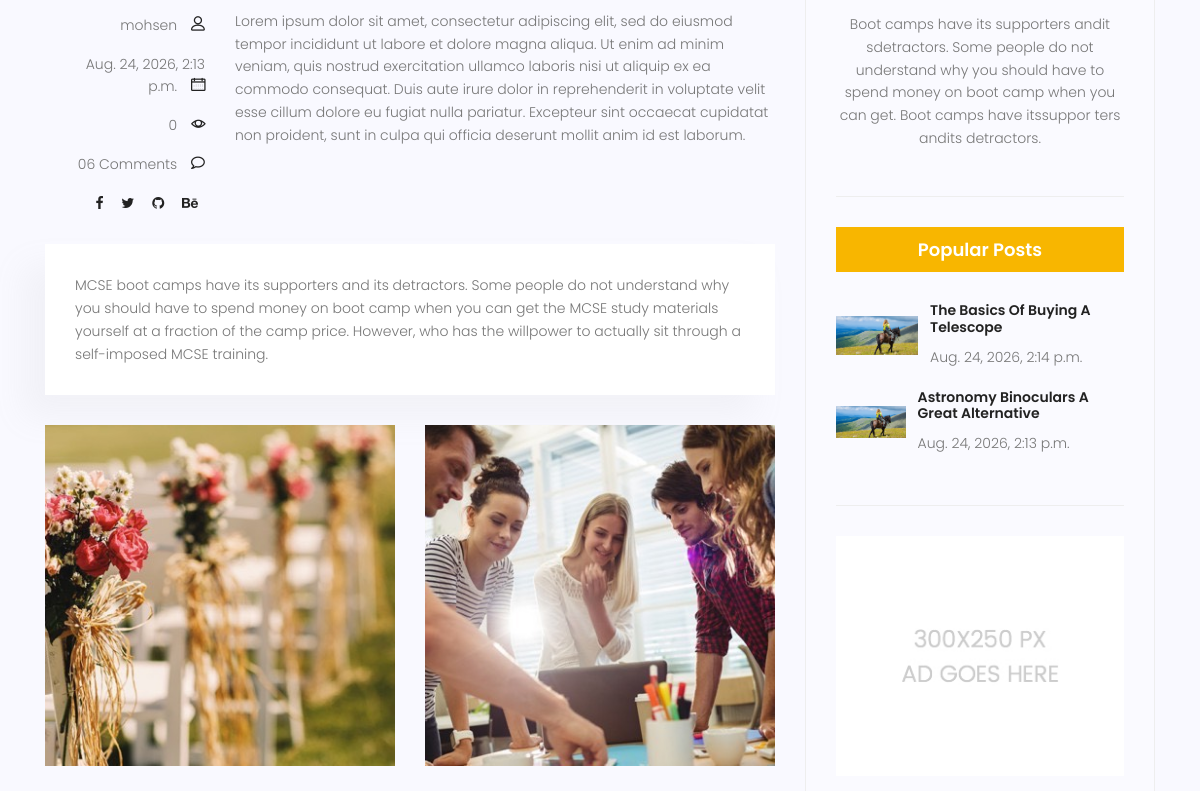
The app's page /blog/details/4 (middle part), older data.
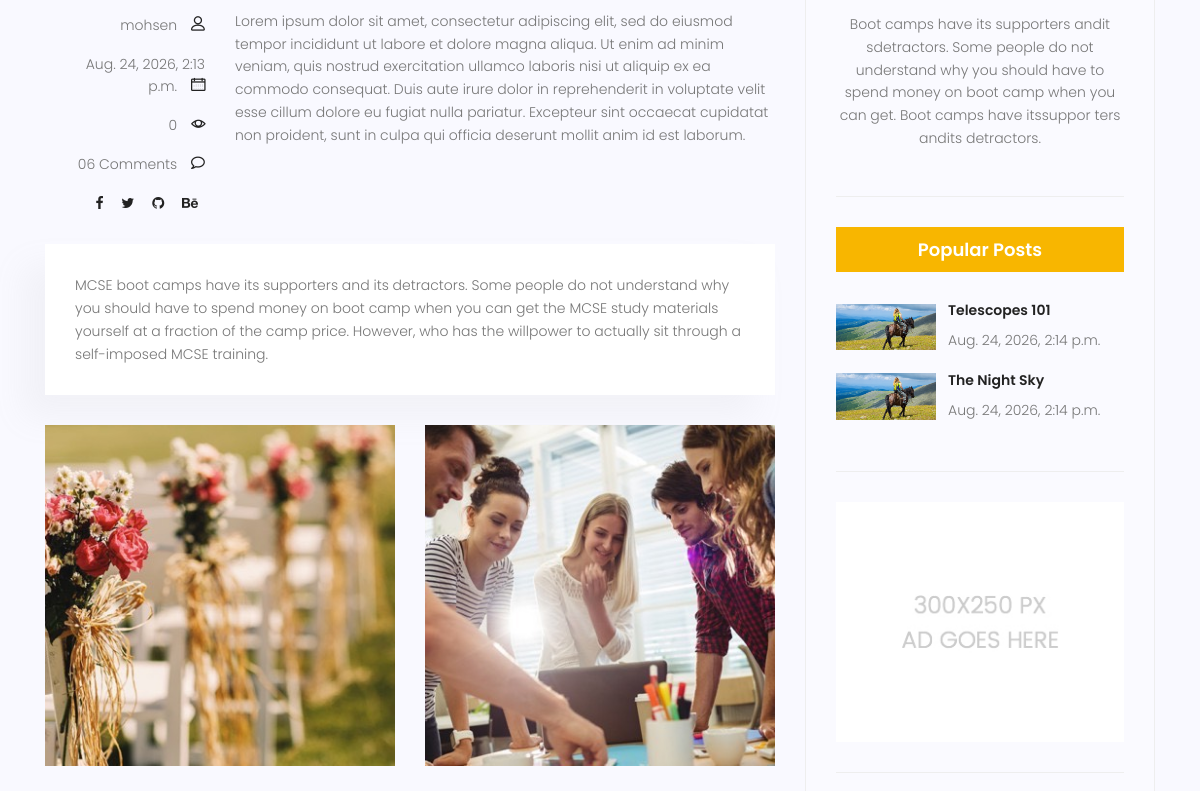
The same page, newer data.
### blog/models.py (models this page shows, shortened)
class Post(models.Model):
    img = models.ImageField(upload_to='blog/', default='blog/default.jpg')
    author = models.ForeignKey(User, on_delete=models.CASCADE, related_name='blog_posts', null=True)
    title = models.CharField(max_length=100)
    content = models.TextField()
    category = models.ManyToManyField(Category, related_name='blog_posts')
    counted_views = models.IntegerField(default=0)
    status = models.BooleanField(default=False)
    published_date = models.DateTimeField(null=True)
    created_date = models.DateTimeField(auto_now_add=True)
    updated_date = models.DateTimeField(auto_now=True)

### blog/views.py (the view)
# urls.py: path('details/<int:pid>', views.blog_details , name='blog_details'),
def blog_details(request, pid):
    posts = get_object_or_404(Post, pk=pid, status=1)
    return render(request, 'blog/blog_detail.html', context={'posts': posts})

### blog/templatetags/blog_tags.py (called while the page is built)
@register.inclusion_tag('blog/blog_latestposts.html')
def latestposts(arg=2):
    posts = Post.objects.filter(status=1).order_by('-published_date')[:arg]
    return {'posts': posts}

### blog/templates/blog/blog_detail.html (shortened to what this page needs)
{% extends 'base.html' %}
{% load static %}
{% load blog_tags %}
{% block content %}
    <section class="post-content-area single-post-area">
        <div class="container">
            <div class="row">
                <div class="col-lg-8 posts-list">
                    <div class="single-post row">
                        <div class="col-lg-3  col-md-3 meta-details">
                            <div class="user-details row">
                                <p class="user-name col-lg-12 col-md-12 col-6"><a href="#">{{ posts.author }}</a> <span
                                        class="lnr lnr-user"></span></p>
                                <p class="date col-lg-12 col-md-12 col-6"><a href="#">{{ posts.published_date}}</a> <span
                                        class="lnr lnr-calendar-full"></span></p>
                                <p class="view col-lg-12 col-md-12 col-6"><a href="#">{{ posts.counted_views}}</a> <span
                                        class="lnr lnr-eye"></span></p>
                                <p class="comments col-lg-12 col-md-12 col-6"><a href="#">06 Comments</a> <span
                                        class="lnr lnr-bubble"></span></p>
                                <ul class="social-links col-lg-12 col-md-12 col-6">
                                    <li><a href="#"><i class="fa fa-facebook"></i></a></li>
                                    <li><a href="#"><i class="fa fa-twitter"></i></a></li>
                                    <li><a href="#"><i class="fa fa-github"></i></a></li>
                                    <li><a href="#"><i class="fa fa-behance"></i></a></li>
                                </ul>
                            </div>
                        </div>
                        <div class="col-lg-9 col-md-9">
                            <p class="excert">{{ posts.content }}</p>
                        </div>
                        <div class="col-lg-12">
                            <div class="quotes">
                                MCSE boot camps have its supporters and its detractors. Some people do not understand
                                why you should have to spend money on boot camp when you can get the MCSE study
                                materials yourself at a fraction of the camp price. However, who has the willpower to
                                actually sit through a self-imposed MCSE training.
                            </div>
                            <div class="row mt-30 mb-30">
                                <div class="col-6">
                                    <img class="img-fluid" src={% static "img/blog/post-img1.jpg" %} alt="">
                                </div>
                                <div class="col-6">
                                    <img class="img-fluid" src={% static "img/blog/post-img2.jpg" %} alt="">
                                </div>
                            </div>
                        </div>
                    </div>
                </div>
                <div class="col-lg-4 sidebar-widgets">
                    <div class="widget-wrap">
                        {% include 'blog/blog_userinfo.html' %}
                        {% latestposts %}
                        <div class="single-sidebar-widget ads-widget">
                            <a href="#"><img class="img-fluid" src={% static "img/blog/ads-banner.jpg" %} alt=""></a>
                        </div>
                    </div>
                </div>
            </div>
        </div>
    </section>
{% endblock %}

### templates/base.html (shortened to what this page needs)
{% load static %}
<!DOCTYPE html>
<html lang="en" class="no-js">
<head>
    {% include 'includes/head_css_links.html' %}
</head>
<body>
{% block content %}
{% endblock %}
</body>
</html>

### templates/includes/head_meta_tags.html (shortened to what this page needs)
{% load static %}

### templates/includes/head_css_links.html
{% load static %}
<link rel="stylesheet" href={% static "css/linearicons.css" %}>
<link rel="stylesheet" href={% static "css/font-awesome.min.css" %}>
<link rel="stylesheet" href={% static "css/bootstrap.css" %}>
<link rel="stylesheet" href={% static "css/magnific-popup.css" %}>
<link rel="stylesheet" href={% static "css/jquery-ui.css" %}>
<link rel="stylesheet" href={% static "css/nice-select.css" %}>
<link rel="stylesheet" href={% static "css/animate.min.css" %}>
<link rel="stylesheet" href={% static "css/owl.carousel.css" %}>
<link rel="stylesheet" href={% static "css/main.css" %}>

### templates/includes/header.html (shortened to what this page needs)
{% load static %}

### blog/templates/blog/blog_searchbox.html (shortened to what this page needs)
{% load static %}

### blog/templates/blog/blog_userinfo.html (shortened to what this page needs)
{% load static %}
<div class="single-sidebar-widget user-info-widget">
    <ul class="social-links">
        <li><a href="#"></a></li>
        <li><a href="#"></a></li>
        <li><a href="#"></a></li>
        <li><a href="#"></a></li>
    </ul>
    <p>
        Boot camps have its supporters andit sdetractors. Some people do not understand why you
        should have to spend money on boot camp when you can get. Boot camps have itssuppor ters
        andits detractors.
    </p>
</div>

### blog/templates/blog/blog_latestposts.html
{% load static %}
<div class="single-sidebar-widget popular-post-widget">
    <h4 class="popular-title">Popular Posts</h4>
    <div class="popular-post-list">
    {% for post in posts %}
        <div class="single-post-list d-flex flex-row align-items-center">
            <div class="thumb">
                <img class="img-fluid" src="{{ post.img.url }}" alt="">
            </div>
            <div class="details">
                <a href="{% url 'blog:blog_details' pid=post.id %}"><h6>{{ post.title }}</h6></a>
                <p>{{ post.published_date}}</p>
            </div>
        </div>
    {% endfor %}
    </div>
</div>

### templates/includes/footer.html (shortened to what this page needs)
{% load static %}

### templates/includes/footer_js_links.html (shortened to what this page needs)
{% load static %}

### statics/css/main.css (style rules this page uses)
body { color: #777777; font-family: "Poppins", sans-serif; font-size: 14px; font-weight: 300; line-height: 1.625em; position: relative; }
ol, ul { margin: 0; padding: 0; list-style: none; }
a { -webkit-transition: all 0.3s ease 0s; -moz-transition: all 0.3s ease 0s; -o-transition: all 0.3s ease 0s; transition: all 0.3s ease 0s; }
a, a:focus, a:hover { text-decoration: none; outline: 0; }
h1, h2, h3, h4, h5, h6 { font-family: "Poppins", sans-serif; color: #222222; line-height: 1.2em !important; margin-bottom: 0; margin-top: 0; font-weight: 600; }
h4, .h4 { font-size: 18px; }
h6, .h6 { font-size: 14px; color: #222222; }
.mt-30 { margin-top: 30px; }
.mb-30 { margin-bottom: 30px; }
h4 { font-size: 18px; }
h6 { font-size: 14px; }
h1, h2, h3, h4, h5, h6 { line-height: 1.5em; }
.post-content-area { background-color: #f9f9ff; }
.post-content-area .single-post { margin-bottom: 50px; }
.post-content-area .single-post .meta-details { text-align: right; margin-top: 35px; }
.post-content-area .single-post .user-name a, .post-content-area .single-post .date a, .post-content-area .single-post .view a, .post-content-area .single-post .comments a { color: #777777; margin-right: 10px; -webkit-transition: all 0.3s ease 0s; -moz-transition: all 0.3s ease 0s; -o-transition: all 0.3s ease 0s; transition: all 0.3s ease 0s; }
.post-content-area .single-post .user-name .lnr, .post-content-area .single-post .date .lnr, .post-content-area .single-post .view .lnr, .post-content-area .single-post .comments .lnr { font-weight: 900; color: #222; }
.post-content-area .single-post .excert { margin-bottom: 20px; }
.sidebar-widgets { padding-bottom: 120px; }
.widget-wrap { background: #fafaff; padding: 20px 0px; border: 1px solid #eee; }
.widget-wrap .single-sidebar-widget { margin: 30px 30px; padding-bottom: 30px; border-bottom: 1px solid #eee; }
.widget-wrap .user-info-widget { text-align: center; }
.widget-wrap .user-info-widget .social-links li { display: inline-block; margin-bottom: 10px; }
.widget-wrap .user-info-widget .social-links li a { color: #222; padding: 10px; font-size: 14px; -webkit-transition: all 0.3s ease 0s; -moz-transition: all 0.3s ease 0s; -o-transition: all 0.3s ease 0s; transition: all 0.3s ease 0s; }
.widget-wrap .popular-post-widget .popular-title { background: #f8b600; color: #fff; text-align: center; padding: 12px 0px; }
.widget-wrap .popular-post-widget .popular-post-list { margin-top: 30px; }
.widget-wrap .popular-post-widget .popular-post-list .thumb img { width: 100%; max-width: 100px; }
.widget-wrap .popular-post-widget .single-post-list { margin-bottom: 20px; }
.widget-wrap .popular-post-widget .single-post-list .details { margin-left: 12px; }
.widget-wrap .popular-post-widget .single-post-list .details h6 { font-weight: 600; margin-bottom: 10px; -webkit-transition: all 0.3s ease 0s; -moz-transition: all 0.3s ease 0s; -o-transition: all 0.3s ease 0s; transition: all 0.3s ease 0s; }
.widget-wrap .popular-post-widget .single-post-list .details p { margin-bottom: 0px; }
.widget-wrap .ads-widget img { width: 100%; }
.single-post-area { padding-top: 80px; padding-bottom: 80px; }
.single-post-area .meta-details { margin-top: 20px !important; }
.single-post-area .social-links li { display: inline-block; margin-bottom: 10px; }
.single-post-area .social-links li a { color: #222; padding: 7px; font-size: 14px; -webkit-transition: all 0.3s ease 0s; -moz-transition: all 0.3s ease 0s; -o-transition: all 0.3s ease 0s; transition: all 0.3s ease 0s; }
.single-post-area .quotes { margin-top: 20px; padding: 30px; background-color: white; box-shadow: -20.84px 21.58px 30px 0px rgba(176, 176, 176, 0.1); }

Row changes from the older to the newer data that the page shows:
no longer on one of the page's lists (row unchanged): Post: title "Astronomy Binoculars A Great Alternative", published_date "Aug. 24, 2026, 2:13 p.m."
no longer on this page (row unchanged): Post: img (placeholder picture), title "The Basics Of Buying A Telescope", published_date "Aug. 24, 2026, 2:14 p.m."
now on this page (row edited): Post: img (placeholder picture), title "Telescopes 101", published_date "Aug. 24, 2026, 2:14 p.m."
now on this page (row edited): Post: img (placeholder picture), title "The Night Sky", published_date "Aug. 24, 2026, 2:14 p.m."
